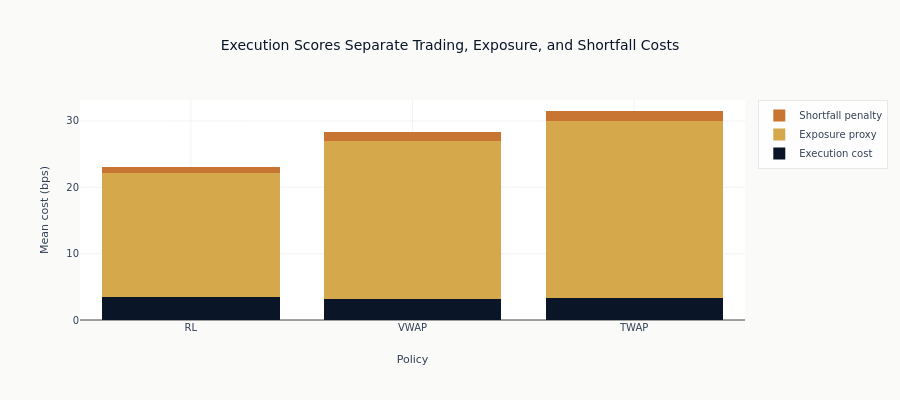

Write notebook code for a chart like this one.
### Markdown cell above
### Cost-vs-Exposure Decomposition

### Code cell
# Show how each policy splits the score between execution cost and exposure.
fig = go.Figure()
strategies = summary["strategy"].to_list()
exec_means = [eval_df.filter(pl.col("strategy") == s)["exec_cost_bps"].mean() for s in strategies]
exposure_means = [
    eval_df.filter(pl.col("strategy") == s)["exposure_cost_bps"].mean() for s in strategies
]
shortfall_means = [
    eval_df.filter(pl.col("strategy") == s)["shortfall_cost_bps"].mean() for s in strategies
]
fig.add_bar(x=strategies, y=exec_means, name="Execution cost", marker_color=COLORS["blue"])
fig.add_bar(x=strategies, y=exposure_means, name="Exposure proxy", marker_color=COLORS["amber"])
fig.add_bar(
    x=strategies, y=shortfall_means, name="Shortfall penalty", marker_color=COLORS["copper"]
)
fig.update_layout(
    title="Execution Scores Separate Trading, Exposure, and Shortfall Costs",
    xaxis_title="Policy",
    yaxis_title="Mean cost (bps)",
    barmode="stack",
    height=400,
)
fig.show()

### Figure 1 — Plotly figure (JSON) as saved in the notebook; plotly's stock layout.template omitted (floating-point values rounded to 4 significant figures)
{"data": [{"marker": {"color": "#0a1628"}, "name": "Execution cost", "type": "bar", "x": ["RL", "VWAP", "TWAP"], "y": [3.448, 3.181, 3.375]}, {"marker": {"color": "#D4A84B"}, "name": "Exposure proxy", "type": "bar", "x": ["RL", "VWAP", "TWAP"], "y": [18.78, 23.81, 26.57]}, {"marker": {"color": "#C87533"}, "name": "Shortfall penalty", "type": "bar", "x": ["RL", "VWAP", "TWAP"], "y": [0.843, 1.344, 1.557]}], "layout": {"barmode": "stack", "height": 400, "title": {"text": "Execution Scores Separate Trading, Exposure, and Shortfall Costs"}, "xaxis": {"title": {"text": "Policy"}}, "yaxis": {"title": {"text": "Mean cost (bps)"}}}}
